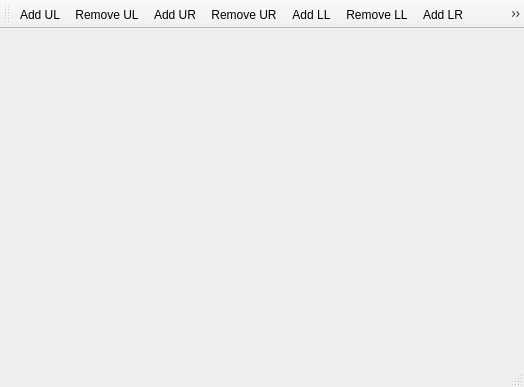
<?xml version="1.0" encoding="UTF-8"?>
<ui version="4.0">
 <class>MainWindow</class>
 <widget class="QMainWindow" name="MainWindow">
  <property name="geometry">
   <rect>
    <x>0</x>
    <y>0</y>
    <width>524</width>
    <height>387</height>
   </rect>
  </property>
  <property name="windowTitle">
   <string>MainWindow</string>
  </property>
  <widget class="QWidget" name="centralWidget"/>
  <widget class="QMenuBar" name="menuBar">
   <property name="geometry">
    <rect>
     <x>0</x>
     <y>0</y>
     <width>524</width>
     <height>21</height>
    </rect>
   </property>
  </widget>
  <widget class="QToolBar" name="mainToolBar">
   <attribute name="toolBarArea">
    <enum>TopToolBarArea</enum>
   </attribute>
   <attribute name="toolBarBreak">
    <bool>false</bool>
   </attribute>
   <addaction name="actionUpper_Left"/>
   <addaction name="actionRemove_UL"/>
   <addaction name="actionUpper_Right"/>
   <addaction name="actionRemove_UR"/>
   <addaction name="actionLower_Left"/>
   <addaction name="actionRemove_LL"/>
   <addaction name="actionLower_Right"/>
   <addaction name="actionRemove_LR"/>
   <addaction name="actionEqualise"/>
  </widget>
  <widget class="QStatusBar" name="statusBar"/>
  <action name="actionUpper_Left">
   <property name="text">
    <string>Add UL</string>
   </property>
  </action>
  <action name="actionUpper_Right">
   <property name="text">
    <string>Add UR</string>
   </property>
  </action>
  <action name="actionLower_Left">
   <property name="text">
    <string>Add LL</string>
   </property>
  </action>
  <action name="actionLower_Right">
   <property name="text">
    <string>Add LR</string>
   </property>
  </action>
  <action name="actionEqualise">
   <property name="text">
    <string>Equalise</string>
   </property>
  </action>
  <action name="actionRemove_UL">
   <property name="text">
    <string>Remove UL</string>
   </property>
  </action>
  <action name="actionRemove_UR">
   <property name="text">
    <string>Remove UR</string>
   </property>
  </action>
  <action name="actionRemove_LL">
   <property name="text">
    <string>Remove LL</string>
   </property>
  </action>
  <action name="actionRemove_LR">
   <property name="text">
    <string>Remove LR</string>
   </property>
  </action>
 </widget>
 <layoutdefault spacing="6" margin="11"/>
 <resources/>
 <connections>
  <connection>
   <sender>actionUpper_Left</sender>
   <signal>triggered()</signal>
   <receiver>MainWindow</receiver>
   <slot>addNewItem()</slot>
   <hints>
    <hint type="sourcelabel">
     <x>-1</x>
     <y>-1</y>
    </hint>
    <hint type="destinationlabel">
     <x>199</x>
     <y>149</y>
    </hint>
   </hints>
  </connection>
  <connection>
   <sender>actionUpper_Right</sender>
   <signal>triggered()</signal>
   <receiver>MainWindow</receiver>
   <slot>addNewItem()</slot>
   <hints>
    <hint type="sourcelabel">
     <x>-1</x>
     <y>-1</y>
    </hint>
    <hint type="destinationlabel">
     <x>199</x>
     <y>149</y>
    </hint>
   </hints>
  </connection>
  <connection>
   <sender>actionLower_Left</sender>
   <signal>triggered()</signal>
   <receiver>MainWindow</receiver>
   <slot>addNewItem()</slot>
   <hints>
    <hint type="sourcelabel">
     <x>-1</x>
     <y>-1</y>
    </hint>
    <hint type="destinationlabel">
     <x>199</x>
     <y>149</y>
    </hint>
   </hints>
  </connection>
  <connection>
   <sender>actionLower_Right</sender>
   <signal>triggered()</signal>
   <receiver>MainWindow</receiver>
   <slot>addNewItem()</slot>
   <hints>
    <hint type="sourcelabel">
     <x>-1</x>
     <y>-1</y>
    </hint>
    <hint type="destinationlabel">
     <x>199</x>
     <y>149</y>
    </hint>
   </hints>
  </connection>
  <connection>
   <sender>actionEqualise</sender>
   <signal>triggered()</signal>
   <receiver>MainWindow</receiver>
   <slot>equalise()</slot>
   <hints>
    <hint type="sourcelabel">
     <x>-1</x>
     <y>-1</y>
    </hint>
    <hint type="destinationlabel">
     <x>199</x>
     <y>149</y>
    </hint>
   </hints>
  </connection>
  <connection>
   <sender>actionRemove_LL</sender>
   <signal>triggered()</signal>
   <receiver>MainWindow</receiver>
   <slot>removeItem()</slot>
   <hints>
    <hint type="sourcelabel">
     <x>-1</x>
     <y>-1</y>
    </hint>
    <hint type="destinationlabel">
     <x>261</x>
     <y>193</y>
    </hint>
   </hints>
  </connection>
  <connection>
   <sender>actionRemove_LR</sender>
   <signal>triggered()</signal>
   <receiver>MainWindow</receiver>
   <slot>removeItem()</slot>
   <hints>
    <hint type="sourcelabel">
     <x>-1</x>
     <y>-1</y>
    </hint>
    <hint type="destinationlabel">
     <x>261</x>
     <y>193</y>
    </hint>
   </hints>
  </connection>
  <connection>
   <sender>actionRemove_UL</sender>
   <signal>triggered()</signal>
   <receiver>MainWindow</receiver>
   <slot>removeItem()</slot>
   <hints>
    <hint type="sourcelabel">
     <x>-1</x>
     <y>-1</y>
    </hint>
    <hint type="destinationlabel">
     <x>261</x>
     <y>193</y>
    </hint>
   </hints>
  </connection>
  <connection>
   <sender>actionRemove_UR</sender>
   <signal>triggered()</signal>
   <receiver>MainWindow</receiver>
   <slot>removeItem()</slot>
   <hints>
    <hint type="sourcelabel">
     <x>-1</x>
     <y>-1</y>
    </hint>
    <hint type="destinationlabel">
     <x>261</x>
     <y>193</y>
    </hint>
   </hints>
  </connection>
 </connections>
 <slots>
  <slot>addNewItem()</slot>
  <slot>equalise()</slot>
  <slot>removeItem()</slot>
 </slots>
</ui>
